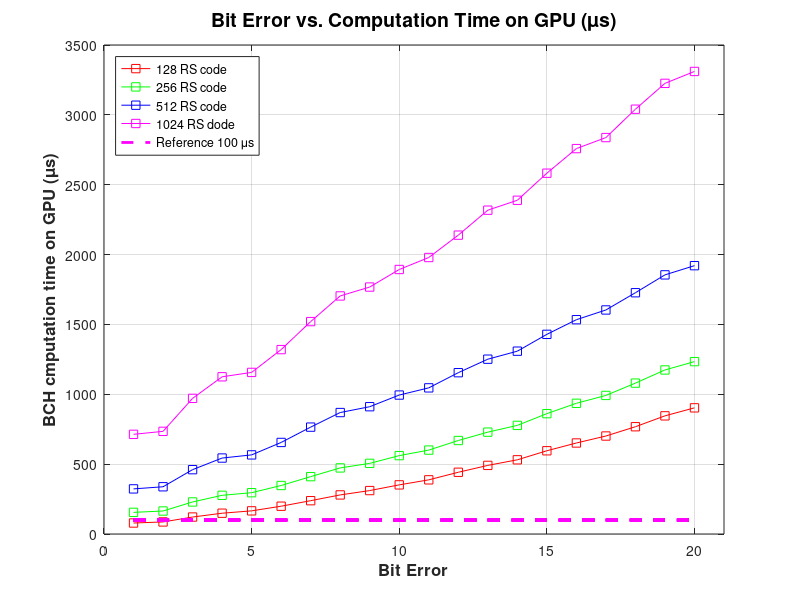
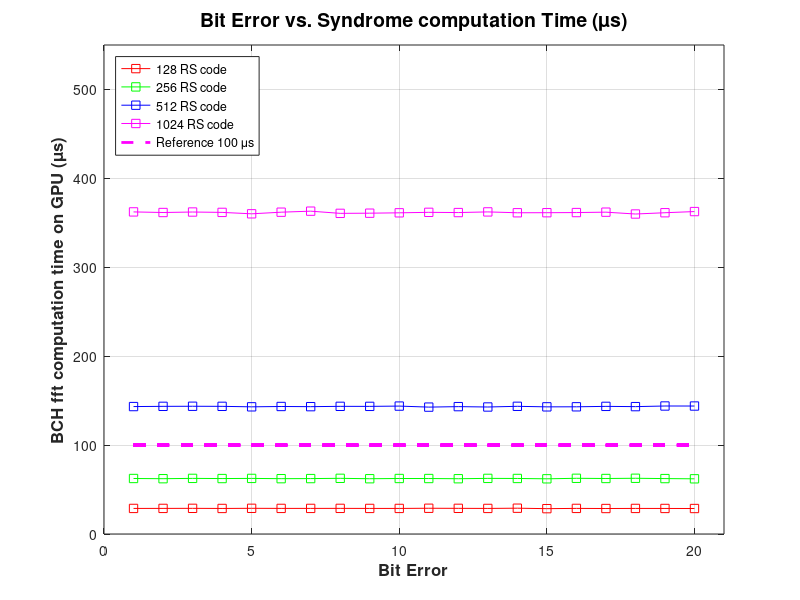
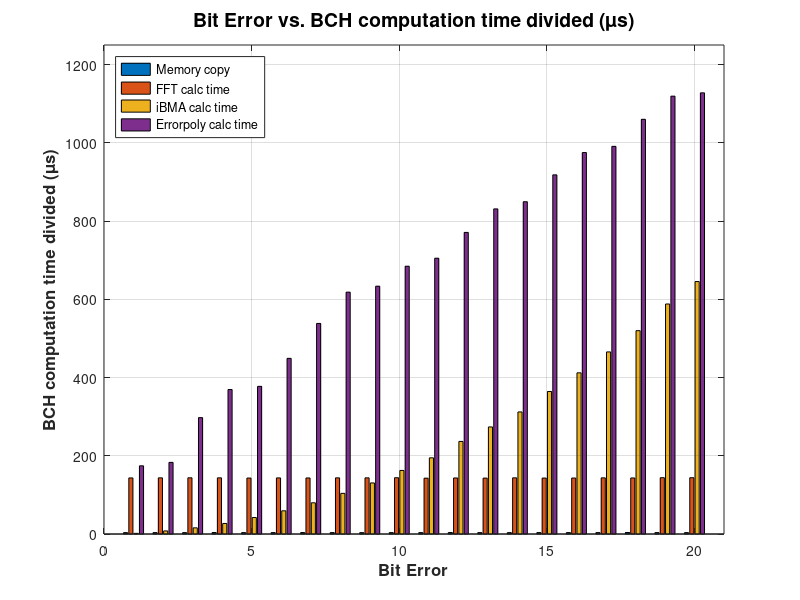

The MATLAB script that drew these images, in order:
% This function is to plot total latency taken for different error correction
% and block sizes

max = 20;
err_x = [1:max];

rs128_h2d     = ones(1,max);
rs128_d2h     = ones(1,max);
rs128_fft    = ones(1,max);
rs128_keyq    = ones(1,max);
rs128_errpoly = ones(1,max);

rs256_h2d     = ones(1,max);
rs256_d2h     = ones(1,max);
rs256_fft    = ones(1,max);
rs256_keyq    = ones(1,max);
rs256_errpoly = ones(1,max);

rs512_h2d     = ones(1,max);
rs512_d2h     = ones(1,max);
rs512_fft    = ones(1,max);
rs512_keyq    = ones(1,max);
rs512_errpoly = ones(1,max);

% Data from the cuda

 rs128_h2d(1) = 1.152000;
 rs128_d2h(1) = 2.464000;
 rs128_fft(1) = 28.768000;
 rs128_keyq(1) = 1.792000;
 rs128_errpoly(1) = 44.481000;

 rs256_h2d(1) = 1.152000;
 rs256_d2h(1) = 2.464000;
 rs256_fft(1) = 62.433000;
 rs256_keyq(1) = 1.568000;
 rs256_errpoly(1) = 87.265000;

 rs512_h2d(1) = 1.152000;
 rs512_d2h(1) = 2.432000;
 rs512_fft(1) = 143.330000;
 rs512_keyq(1) = 1.664000;
 rs512_errpoly(1) = 174.339000;

 rs1024_h2d(1) = 1.152000;
 rs1024_d2h(1) = 2.432000;
 rs1024_fft(1) = 362.278000;
 rs1024_keyq(1) = 1.568000;
 rs1024_errpoly(1) = 346.022000;

 rs128_h2d(2) = 1.152000;
 rs128_d2h(2) = 2.432000;
 rs128_fft(2) = 28.800000;
 rs128_keyq(2) = 7.073000;
 rs128_errpoly(2) = 46.816000;

 rs256_h2d(2) = 1.152000;
 rs256_d2h(2) = 2.464000;
 rs256_fft(2) = 62.209000;
 rs256_keyq(2) = 6.880000;
 rs256_errpoly(2) = 91.905000;

 rs512_h2d(2) = 1.152000;
 rs512_d2h(2) = 2.464000;
 rs512_fft(2) = 143.586000;
 rs512_keyq(2) = 7.840000;
 rs512_errpoly(2) = 183.076000;

 rs1024_h2d(2) = 1.152000;
 rs1024_d2h(2) = 2.784000;
 rs1024_fft(2) = 361.605000;
 rs1024_keyq(2) = 7.552000;
 rs1024_errpoly(2) = 361.605000;

 rs128_h2d(3) = 1.152000;
 rs128_d2h(3) = 2.432000;
 rs128_fft(3) = 28.865000;
 rs128_keyq(3) = 15.200000;
 rs128_errpoly(3) = 73.794000;

 rs256_h2d(3) = 1.152000;
 rs256_d2h(3) = 2.432000;
 rs256_fft(3) = 62.561000;
 rs256_keyq(3) = 15.489000;
 rs256_errpoly(3) = 147.682000;

 rs512_h2d(3) = 1.152000;
 rs512_d2h(3) = 2.464000;
 rs512_fft(3) = 143.681000;
 rs512_keyq(3) = 15.745000;
 rs512_errpoly(3) = 297.539000;

 rs1024_h2d(3) = 1.152000;
 rs1024_d2h(3) = 2.432000;
 rs1024_fft(3) = 362.149000;
 rs1024_keyq(3) = 15.361000;
 rs1024_errpoly(3) = 589.704000;

 rs128_h2d(4) = 1.152000;
 rs128_d2h(4) = 2.432000;
 rs128_fft(4) = 28.737000;
 rs128_keyq(4) = 25.888000;
 rs128_errpoly(4) = 90.594000;

 rs256_h2d(4) = 1.184000;
 rs256_d2h(4) = 2.496000;
 rs256_fft(4) = 62.369000;
 rs256_keyq(4) = 27.521000;
 rs256_errpoly(4) = 183.363000;

 rs512_h2d(4) = 1.376000;
 rs512_d2h(4) = 2.432000;
 rs512_fft(4) = 143.586000;
 rs512_keyq(4) = 26.976000;
 rs512_errpoly(4) = 369.317000;

 rs1024_h2d(4) = 1.152000;
 rs1024_d2h(4) = 2.464000;
 rs1024_fft(4) = 361.734000;
 rs1024_keyq(4) = 25.793000;
 rs1024_errpoly(4) = 734.060000;

 rs128_h2d(5) = 1.152000;
 rs128_d2h(5) = 2.432000;
 rs128_fft(5) = 28.897000;
 rs128_keyq(5) = 41.600000;
 rs128_errpoly(5) = 91.585000;

 rs256_h2d(5) = 1.152000;
 rs256_d2h(5) = 2.464000;
 rs256_fft(5) = 62.529000;
 rs256_keyq(5) = 42.913000;
 rs256_errpoly(5) = 186.595000;

 rs512_h2d(5) = 1.184000;
 rs512_d2h(5) = 2.464000;
 rs512_fft(5) = 143.042000;
 rs512_keyq(5) = 42.145000;
 rs512_errpoly(5) = 377.414000;

 rs1024_h2d(5) = 1.152000;
 rs1024_d2h(5) = 2.464000;
 rs1024_fft(5) = 360.134000;
 rs1024_keyq(5) = 41.441000;
 rs1024_errpoly(5) = 751.405000;

 rs128_h2d(6) = 1.152000;
 rs128_d2h(6) = 2.432000;
 rs128_fft(6) = 28.800000;
 rs128_keyq(6) = 59.137000;
 rs128_errpoly(6) = 107.426000;

 rs256_h2d(6) = 1.152000;
 rs256_d2h(6) = 2.432000;
 rs256_fft(6) = 62.241000;
 rs256_keyq(6) = 60.289000;
 rs256_errpoly(6) = 221.059000;

 rs512_h2d(6) = 1.152000;
 rs512_d2h(6) = 2.464000;
 rs512_fft(6) = 143.426000;
 rs512_keyq(6) = 59.297000;
 rs512_errpoly(6) = 448.968000;

 rs1024_h2d(6) = 1.152000;
 rs1024_d2h(6) = 2.432000;
 rs1024_fft(6) = 361.958000;
 rs1024_keyq(6) = 59.169000;
 rs1024_errpoly(6) = 895.151000;

 rs128_h2d(7) = 1.152000;
 rs128_d2h(7) = 2.432000;
 rs128_fft(7) = 28.800000;
 rs128_keyq(7) = 78.337000;
 rs128_errpoly(7) = 127.714000;

 rs256_h2d(7) = 1.152000;
 rs256_d2h(7) = 2.465000;
 rs256_fft(7) = 62.337000;
 rs256_keyq(7) = 80.162000;
 rs256_errpoly(7) = 264.452000;

 rs512_h2d(7) = 1.152000;
 rs512_d2h(7) = 2.592000;
 rs512_fft(7) = 143.234000;
 rs512_keyq(7) = 79.777000;
 rs512_errpoly(7) = 538.249000;

 rs1024_h2d(7) = 1.152000;
 rs1024_d2h(7) = 2.432000;
 rs1024_fft(7) = 363.110000;
 rs1024_keyq(7) = 79.297000;
 rs1024_errpoly(7) = 1.074290e+03;

 rs128_h2d(8) = 1.152000;
 rs128_d2h(8) = 2.433000;
 rs128_fft(8) = 28.832000;
 rs128_keyq(8) = 103.330000;
 rs128_errpoly(8) = 143.970000;

 rs256_h2d(8) = 1.184000;
 rs256_d2h(8) = 2.464000;
 rs256_fft(8) = 62.625000;
 rs256_keyq(8) = 105.665000;
 rs256_errpoly(8) = 301.061000;

 rs512_h2d(8) = 1.184000;
 rs512_d2h(8) = 2.464000;
 rs512_fft(8) = 143.586000;
 rs512_keyq(8) = 103.906000;
 rs512_errpoly(8) = 618.219000;

 rs1024_h2d(8) = 1.152000;
 rs1024_d2h(8) = 2.464000;
 rs1024_fft(8) = 360.648000;
 rs1024_keyq(8) = 104.642000;
 rs1024_errpoly(8) = 1.235035e+03;

 rs128_h2d(9) = 1.152000;
 rs128_d2h(9) = 2.688000;
 rs128_fft(9) = 28.768000;
 rs128_keyq(9) = 131.138000;
 rs128_errpoly(9) = 147.138000;

 rs256_h2d(9) = 1.152000;
 rs256_d2h(9) = 2.720000;
 rs256_fft(9) = 62.177000;
 rs256_keyq(9) = 132.514000;
 rs256_errpoly(9) = 307.077000;

 rs512_h2d(9) = 1.120000;
 rs512_d2h(9) = 2.432000;
 rs512_fft(9) = 143.554000;
 rs512_keyq(9) = 130.530000;
 rs512_errpoly(9) = 633.514000;

 rs1024_h2d(9) = 1.152000;
 rs1024_d2h(9) = 2.432000;
 rs1024_fft(9) = 360.838000;
 rs1024_keyq(9) = 132.034000;
 rs1024_errpoly(9) = 1.271155e+03;

 rs128_h2d(10) = 1.152000;
 rs128_d2h(10) = 2.432000;
 rs128_fft(10) = 28.768000;
 rs128_keyq(10) = 163.363000;
 rs128_errpoly(10) = 155.939000;

 rs256_h2d(10) = 1.120000;
 rs256_d2h(10) = 2.816000;
 rs256_fft(10) = 62.433000;
 rs256_keyq(10) = 162.498000;
 rs256_errpoly(10) = 332.100000;

 rs512_h2d(10) = 1.152000;
 rs512_d2h(10) = 2.464000;
 rs512_fft(10) = 143.874000;
 rs512_keyq(10) = 162.467000;
 rs512_errpoly(10) = 684.554000;

 rs1024_h2d(10) = 1.152000;
 rs1024_d2h(10) = 2.400000;
 rs1024_fft(10) = 361.254000;
 rs1024_keyq(10) = 163.042000;
 rs1024_errpoly(10) = 1.365334e+03;

 rs128_h2d(11) = 1.184000;
 rs128_d2h(11) = 2.432000;
 rs128_fft(11) = 28.960000;
 rs128_keyq(11) = 195.907000;
 rs128_errpoly(11) = 159.203000;

 rs256_h2d(11) = 1.184000;
 rs256_d2h(11) = 2.464000;
 rs256_fft(11) = 62.402000;
 rs256_keyq(11) = 193.635000;
 rs256_errpoly(11) = 340.966000;

 rs512_h2d(11) = 1.184000;
 rs512_d2h(11) = 2.432000;
 rs512_fft(11) = 142.723000;
 rs512_keyq(11) = 194.723000;
 rs512_errpoly(11) = 704.972000;

 rs1024_h2d(11) = 1.152000;
 rs1024_d2h(11) = 2.464000;
 rs1024_fft(11) = 361.797000;
 rs1024_keyq(11) = 195.108000;
 rs1024_errpoly(11) = 1.418454e+03;

 rs128_h2d(12) = 1.184000;
 rs128_d2h(12) = 2.432000;
 rs128_fft(12) = 28.865000;
 rs128_keyq(12) = 239.043000;
 rs128_errpoly(12) = 170.338000;

 rs256_h2d(12) = 1.152000;
 rs256_d2h(12) = 2.464000;
 rs256_fft(12) = 62.177000;
 rs256_keyq(12) = 231.684000;
 rs256_errpoly(12) = 371.655000;

 rs512_h2d(12) = 1.152000;
 rs512_d2h(12) = 2.656000;
 rs512_fft(12) = 143.266000;
 rs512_keyq(12) = 236.644000;
 rs512_errpoly(12) = 770.922000;

 rs1024_h2d(12) = 1.184000;
 rs1024_d2h(12) = 2.432000;
 rs1024_fft(12) = 361.541000;
 rs1024_keyq(12) = 238.116000;
 rs1024_errpoly(12) = 1.535832e+03;

 rs128_h2d(13) = 1.152000;
 rs128_d2h(13) = 2.432000;
 rs128_fft(13) = 28.768000;
 rs128_keyq(13) = 277.637000;
 rs128_errpoly(13) = 181.123000;

 rs256_h2d(13) = 1.184000;
 rs256_d2h(13) = 2.464000;
 rs256_fft(13) = 62.561000;
 rs256_keyq(13) = 265.989000;
 rs256_errpoly(13) = 396.904000;

 rs512_h2d(13) = 1.152000;
 rs512_d2h(13) = 2.464000;
 rs512_fft(13) = 142.851000;
 rs512_keyq(13) = 273.700000;
 rs512_errpoly(13) = 831.087000;

 rs1024_h2d(13) = 1.152000;
 rs1024_d2h(13) = 2.432000;
 rs1024_fft(13) = 362.279000;
 rs1024_keyq(13) = 278.309000;
 rs1024_errpoly(13) = 1.673598e+03;

 rs128_h2d(14) = 1.120000;
 rs128_d2h(14) = 2.688000;
 rs128_fft(14) = 29.025000;
 rs128_keyq(14) = 315.205000;
 rs128_errpoly(14) = 183.012000;

 rs256_h2d(14) = 1.248000;
 rs256_d2h(14) = 2.432000;
 rs256_fft(14) = 62.465000;
 rs256_keyq(14) = 305.733000;
 rs256_errpoly(14) = 405.543000;

 rs512_h2d(14) = 1.152000;
 rs512_d2h(14) = 2.432000;
 rs512_fft(14) = 143.618000;
 rs512_keyq(14) = 311.974000;
 rs512_errpoly(14) = 849.422000;

 rs1024_h2d(14) = 1.152000;
 rs1024_d2h(14) = 2.432000;
 rs1024_fft(14) = 361.317000;
 rs1024_keyq(14) = 317.830000;
 rs1024_errpoly(14) = 1.705947e+03;

 rs128_h2d(15) = 1.184000;
 rs128_d2h(15) = 2.464000;
 rs128_fft(15) = 28.513000;
 rs128_keyq(15) = 368.774000;
 rs128_errpoly(15) = 194.820000;

 rs256_h2d(15) = 1.184000;
 rs256_d2h(15) = 2.464000;
 rs256_fft(15) = 62.081000;
 rs256_keyq(15) = 359.974000;
 rs256_errpoly(15) = 435.751000;

 rs512_h2d(15) = 1.184000;
 rs512_d2h(15) = 2.464000;
 rs512_fft(15) = 143.011000;
 rs512_keyq(15) = 364.293000;
 rs512_errpoly(15) = 918.094000;

 rs1024_h2d(15) = 1.152000;
 rs1024_d2h(15) = 2.464000;
 rs1024_fft(15) = 361.382000;
 rs1024_keyq(15) = 370.662000;
 rs1024_errpoly(15) = 1.846751e+03;

 rs128_h2d(16) = 1.152000;
 rs128_d2h(16) = 2.464000;
 rs128_fft(16) = 28.800000;
 rs128_keyq(16) = 414.503000;
 rs128_errpoly(16) = 204.483000;

 rs256_h2d(16) = 1.152000;
 rs256_d2h(16) = 2.464000;
 rs256_fft(16) = 62.657000;
 rs256_keyq(16) = 407.846000;
 rs256_errpoly(16) = 461.414000;

 rs512_h2d(16) = 1.184000;
 rs512_d2h(16) = 2.464000;
 rs512_fft(16) = 143.074000;
 rs512_keyq(16) = 412.006000;
 rs512_errpoly(16) = 975.153000;

 rs1024_h2d(16) = 1.184000;
 rs1024_d2h(16) = 2.464000;
 rs1024_fft(16) = 361.541000;
 rs1024_keyq(16) = 414.982000;
 rs1024_errpoly(16) = 1.978332e+03;

 rs128_h2d(17) = 1.184000;
 rs128_d2h(17) = 2.464000;
 rs128_fft(17) = 28.672000;
 rs128_keyq(17) = 465.896000;
 rs128_errpoly(17) = 203.108000;

 rs256_h2d(17) = 1.120000;
 rs256_d2h(17) = 2.432000;
 rs256_fft(17) = 62.433000;
 rs256_keyq(17) = 460.839000;
 rs256_errpoly(17) = 465.032000;

 rs512_h2d(17) = 1.152000;
 rs512_d2h(17) = 2.464000;
 rs512_fft(17) = 143.555000;
 rs512_keyq(17) = 465.448000;
 rs512_errpoly(17) = 990.929000;

 rs1024_h2d(17) = 1.152000;
 rs1024_d2h(17) = 2.464000;
 rs1024_fft(17) = 361.989000;
 rs1024_keyq(17) = 466.631000;
 rs1024_errpoly(17) = 2.005246e+03;

 rs128_h2d(18) = 1.184000;
 rs128_d2h(18) = 2.432000;
 rs128_fft(18) = 28.769000;
 rs128_keyq(18) = 520.712000;
 rs128_errpoly(18) = 214.724000;

 rs256_h2d(18) = 1.184000;
 rs256_d2h(18) = 2.528000;
 rs256_fft(18) = 62.689000;
 rs256_keyq(18) = 517.033000;
 rs256_errpoly(18) = 496.585000;

 rs512_h2d(18) = 1.152000;
 rs512_d2h(18) = 2.688000;
 rs512_fft(18) = 143.266000;
 rs512_keyq(18) = 519.784000;
 rs512_errpoly(18) = 1.060081e+03;

 rs1024_h2d(18) = 1.152000;
 rs1024_d2h(18) = 2.432000;
 rs1024_fft(18) = 359.908000;
 rs1024_keyq(18) = 518.215000;
 rs1024_errpoly(18) = 2.158748e+03;

 rs128_h2d(19) = 1.152000;
 rs128_d2h(19) = 2.432000;
 rs128_fft(19) = 28.737000;
 rs128_keyq(19) = 591.497000;
 rs128_errpoly(19) = 221.859000;

 rs256_h2d(19) = 1.184000;
 rs256_d2h(19) = 2.688000;
 rs256_fft(19) = 62.337000;
 rs256_keyq(19) = 587.146000;
 rs256_errpoly(19) = 520.777000;

 rs512_h2d(19) = 1.152000;
 rs512_d2h(19) = 2.432000;
 rs512_fft(19) = 143.970000;
 rs512_keyq(19) = 587.946000;
 rs512_errpoly(19) = 1.119251e+03;

 rs1024_h2d(19) = 1.152000;
 rs1024_d2h(19) = 2.496000;
 rs1024_fft(19) = 361.350000;
 rs1024_keyq(19) = 586.346000;
 rs1024_errpoly(19) = 2.274151e+03;

 rs128_h2d(20) = 1.184000;
 rs128_d2h(20) = 2.432000;
 rs128_fft(20) = 28.672000;
 rs128_keyq(20) = 650.249000;
 rs128_errpoly(20) = 220.419000;

 rs256_h2d(20) = 1.152000;
 rs256_d2h(20) = 2.464000;
 rs256_fft(20) = 62.081000;
 rs256_keyq(20) = 645.864000;
 rs256_errpoly(20) = 522.246000;

 rs512_h2d(20) = 1.152000;
 rs512_d2h(20) = 2.432000;
 rs512_fft(20) = 143.938000;
 rs512_keyq(20) = 645.356000;
 rs512_errpoly(20) = 1.127764e+03;

 rs1024_h2d(20) = 1.152000;
 rs1024_d2h(20) = 2.464000;
 rs1024_fft(20) = 362.662000;
 rs1024_keyq(20) = 642.667000;
 rs1024_errpoly(20) = 2.301702e+03;

% Add all of the data together
rs128 = rs128_h2d+rs128_d2h+rs128_fft+rs128_keyq+rs128_errpoly;
rs256 = rs256_h2d+rs256_d2h+rs256_fft+rs256_keyq+rs256_errpoly;
rs512 = rs512_h2d+rs512_d2h+rs512_fft+rs512_keyq+rs512_errpoly;
rs1024 = rs1024_h2d+rs1024_d2h+rs1024_fft+rs1024_keyq+rs1024_errpoly;

c128 = [rs128_d2h+rs128_h2d;rs128_fft;rs128_keyq;rs128_errpoly];
c512 = [rs512_d2h+rs512_h2d;rs512_fft;rs512_keyq;rs512_errpoly];
c1024 = [rs1024_d2h+rs1024_h2d;rs1024_fft;rs1024_keyq;rs1024_errpoly];
c100 = ones(max)*100;

% Plot the graph for all computation time 
f = figure(1);
plot(err_x,rs128,'-sr',err_x,rs256,'-sg',err_x,rs512,'-sb',err_x,rs1024,'-sm',err_x,c100,'--m','LineWidth',2);
legend('128 RS code','256 RS code','512 RS code','1024 RS dode','Reference 100 \mus','Location','northwest');
grid on;
xlabel('Bit Error','fontweight','bold','fontsize',12);
ylabel('BCH cmputation time on GPU (\mus)','fontweight','bold','fontsize',12);
title('Bit Error vs. Computation Time on GPU (\mus)','fontweight','bold','fontsize',14);
axis([0,max+1,0,3500]);
saveas(f,'Bit_error_comp_time.jpg','jpg');

%% Plot the fft generator  
f = figure(2);
plot(err_x,rs128_fft,'-sr',err_x,rs256_fft,'-sg',err_x,rs512_fft,'-sb',err_x,rs1024_fft,'-sm',err_x,c100,'--m','LineWidth',2);
legend('128 RS code','256 RS code','512 RS code','1024 RS code','Reference 100 \mus','Location','northwest');
grid on;
xlabel('Bit Error','fontweight','bold','fontsize',12);
ylabel('BCH fft computation time on GPU (\mus)','fontweight','bold','fontsize',12);
title('Bit Error vs. Syndrome computation Time (\mus)','fontweight','bold','fontsize',14);
axis([0,max+1,0,550]);
saveas(f,'Bit_error_fft_time.jpg','jpg');

% Plot the BAR grapsh
f=figure(3);
bar(c512');
grid on;
legend('Memory copy','FFT calc time ','iBMA calc time','Errorpoly calc time','Location','northwest');
xlabel('Bit Error','fontweight','bold','fontsize',12);
ylabel('BCH computation time divided (\mus)','fontweight','bold','fontsize',12);
title('Bit Error vs. BCH computation time divided (\mus)','fontweight','bold','fontsize',14);
axis([0,max+1,0,1250]);
saveas(f,'Bit_error_bar_gpu_time.jpg','jpg');
